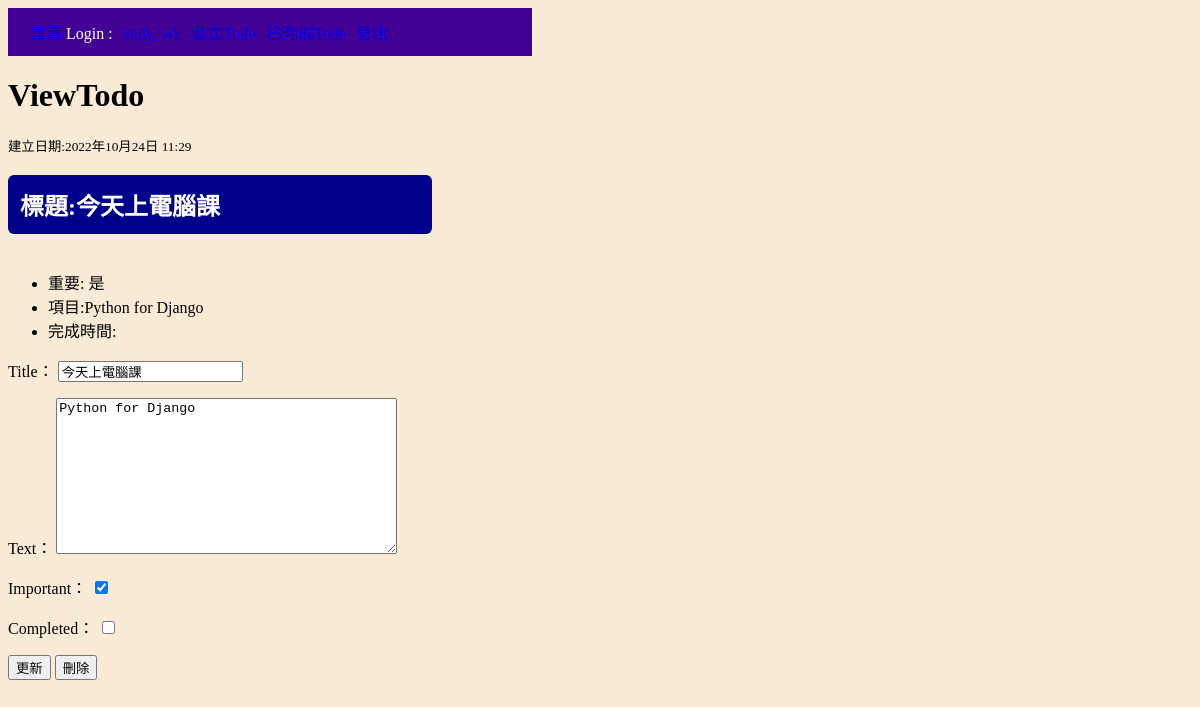
Before: /view/7 (signed in) with the older database file.
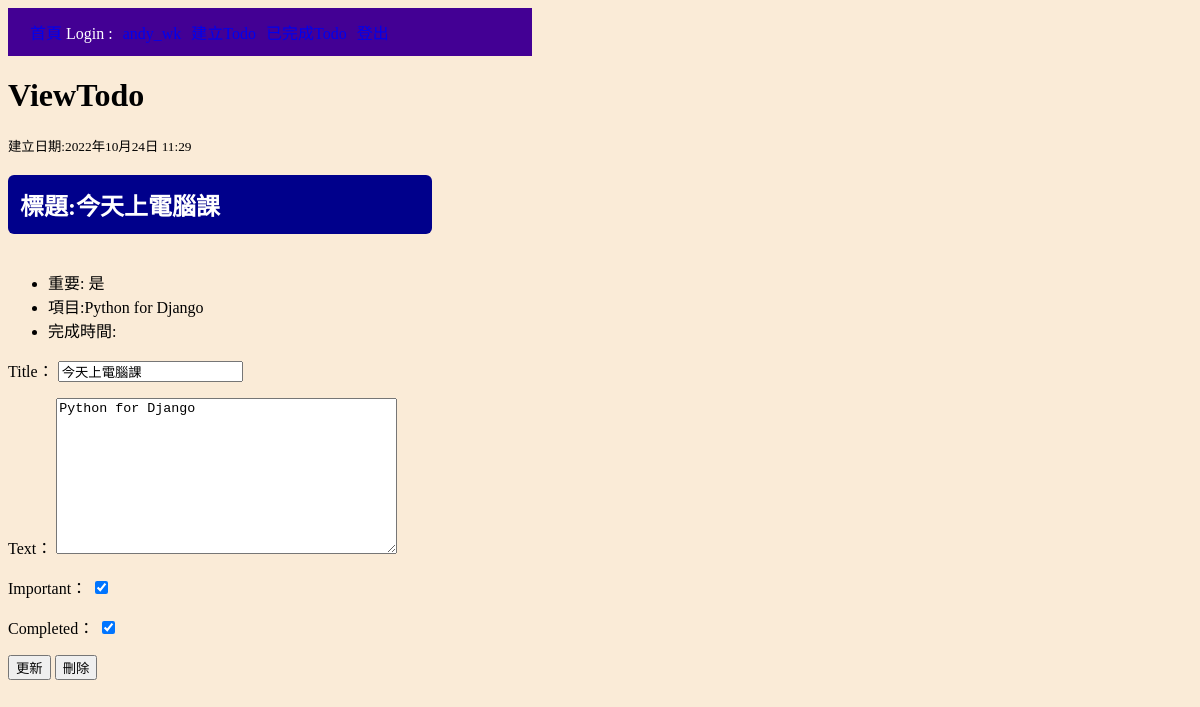
After: the same page with the newer database file.
### todo/models.py (models this page shows, shortened)
class Todo(models.Model):
    title=models.CharField(max_length=100)
    text=models.TextField(blank=True)
    created=models.DateTimeField(auto_now_add=True)
    date_complated=models.DateTimeField(blank=True,null=True)
    important=models.BooleanField(default=False)
    completed=models.BooleanField(default=False)
    user=models.ForeignKey(User,on_delete=models.CASCADE)

### todo/views.py (the view, shortened to what this page needs)
# urls.py: path('view/<int:id>', views.viewtodo,name='viewtodo'),
@login_required
def viewtodo(request,id):
    try:
        todo=Todo.objects.get(id=id)
        if request.method=='GET':
            form=TodoForm(instance=todo)
        return render(request,'./todo/viewtodo.html',{'todo':todo,'form':form})
    except Exception as e:
        print(e)
    return render(request,'./todo/404.html')

### todo/forms.py
class TodoForm(ModelForm):
    class Meta:
        model=Todo
        fields=['title','text','important','completed']

### todo/templates/todo/viewtodo.html (shortened to what this page needs)
{% extends 'base.html' %}
{% block content %}
<h1>ViewTodo</h1>
<small>建立日期:{{todo.created}}</small><br>
<h2 class="title">標題:{{todo.title}}</h2>
<ul>
    <li>重要:{% if todo.important %}
        是{% else %}否{% endif %}
    </li>
    <li>項目:{{todo.text}}</li>
    <li>完成時間:
    </li>
</ul>
<form action="" method="POST">
    {{form.as_p}}
    <input type="submit" name="update" value="更新">
    <input type="submit" name="delete" value="刪除">
</form>
{% endblock %}

### templates/base.html (shortened to what this page needs)
{% load static %}
<!DOCTYPE html>
<html lang="zh-Hant">
<head>
    <link rel="stylesheet" href="{% static 'css/base.css' %}">
</head>
<body>
    <header>
        <a href="{% url 'todo' %}">
            首頁</a>
        {% if user.is_authenticated %}
        Login :
        <a href="{% url 'profile' %}">{{user.username}}</a>
        <a href="{% url 'createtodo' %}">建立Todo</a>
        <a href="{% url 'completed' %}">已完成Todo</a>
        <a href="{% url 'logout' %}">登出</a>
        {% else %}
        <a href="{% url 'login' %}">登入</a>
        <a href="{% url 'register' %}">註冊</a>
        {% endif %}
    </header>
    {% block content %}
    {% endblock %}
</body>
</html>

### static/css/base.css (style rules this page uses)
header { background-color: rgb(67, 0, 148); color: white; padding: 12px; width: 500px; }
header>a { margin-left: 6px; text-decoration: none; }
body { background-color: antiquewhite; }

### todo/templates/todo/viewtodo.html (style rules this page uses)
.title { background-color: darkblue; padding: 12px; border-radius: 6px; display: inline-block; color: white; width: 400px; }

Changed rows visible on the page:
changed Todo "今天上電腦課": completed "☐" → "☑"
